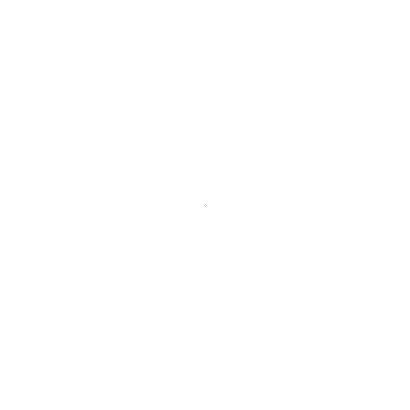
Frame 1 (no input)
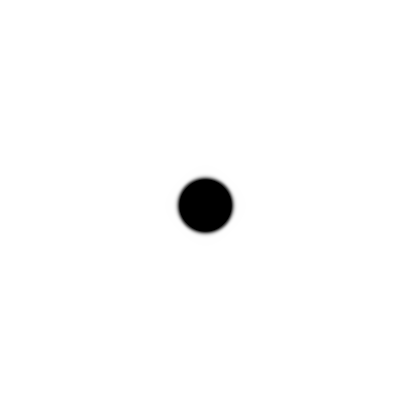
Frame 60 (the mouse pressed at the canvas centre just before this capture)
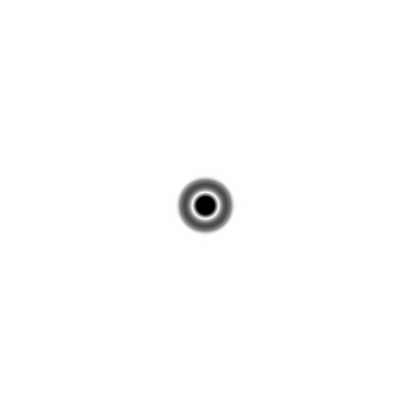
Frame 120 (the mouse held since frame 60 and released just before this capture)

The Processing sketch that drew these frames (run headless with seeded random() and noise(); from frame 60 on, the mouse is pressed at the canvas centre):

// Processing sketch: chladni
// ── chladni.pde
// A fork of Chladni Patterns by Konstantin Makhmutov
// https://openprocessing.org/user/56835?view=sketches&o=11
// CreativeCommons Attribution ShareAlike

// This version by Juan Carlos Ponce Campuzano
// 30/Nov/2022

float[][] p, v;
float f1 = 0.01, f2 = 0.02, f3 = 0.03;
int[][] unicoord;
int widt, heigh;
int halfWidth, halfHeight;

float vel;

void setup() {
  size(410, 410);
  colorMode(RGB, 1);
  background(1);
  
  widt = width-1;
  heigh = height-1;
  
  halfWidth = width/2;
  halfHeight = height/2;
  
  p = new float[width][height];
  v = new float[width][height];
  
  unicoord = new int[width][height];
  int pixel = 0;
  for (int y = 0; y < height; y++) {
    for (int x = 0; x < width; x++) {
      unicoord[x][y] = pixel++;
    }
  }
  cursor(HAND);
  
  loadPixels();
}

void draw() {
  vel = 1.5;
  v[halfWidth][halfHeight] = 0;
	p[halfWidth][halfHeight] = (sin(frameCount * f1 * vel) + sin(frameCount * f2 * vel) + sin(frameCount * f3 * vel)) * 8;
  
  for (int x = 1; x < widt; x++) {
    for (int y = 1; y < heigh; y++) {
      v[x][y] += (p[x-1][y] + p[x+1][y] + p[x][y-1] + p[x][y+1]) * 0.25 - p[x][y];
    }
  }
  
  for (int x = 1; x < widt; x++) {
    for (int y = 1; y < heigh; y++) {
      p[x][y] += v[x][y];
      pixels[unicoord[x][y]] = color(1 - abs(constrain(p[x][y], -1, 1)));
    }
  }
  
  updatePixels();
}

void mousePressed() {
  for (int x = 1; x < widt; x++) {
    for (int y = 1; y < heigh; y++) {
      v[x][y] = 0;
      p[x][y] = 0;
    }
  }
  
  f1 = random(0.005, 0.05);
  f2 = random(0.005, 0.05);
  f3 = random(0.005, 0.05);
  vel = random(0.5, 3);
}
